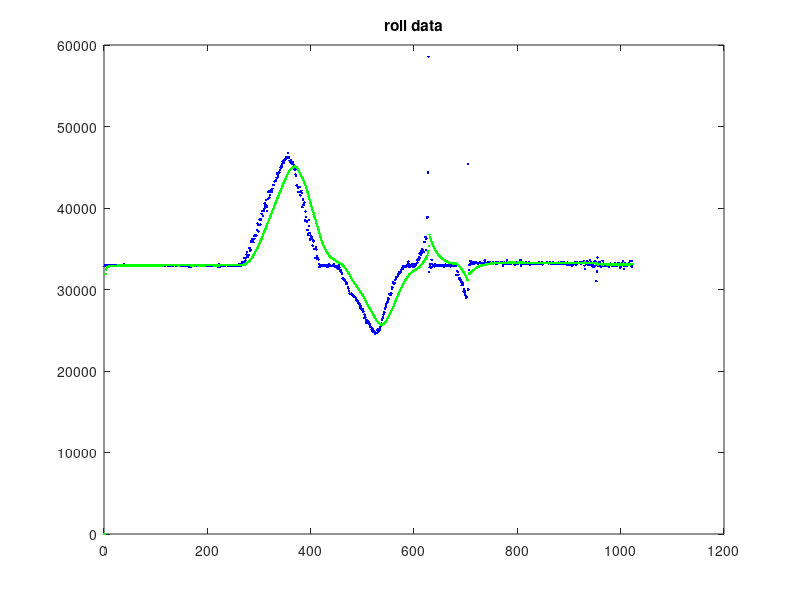
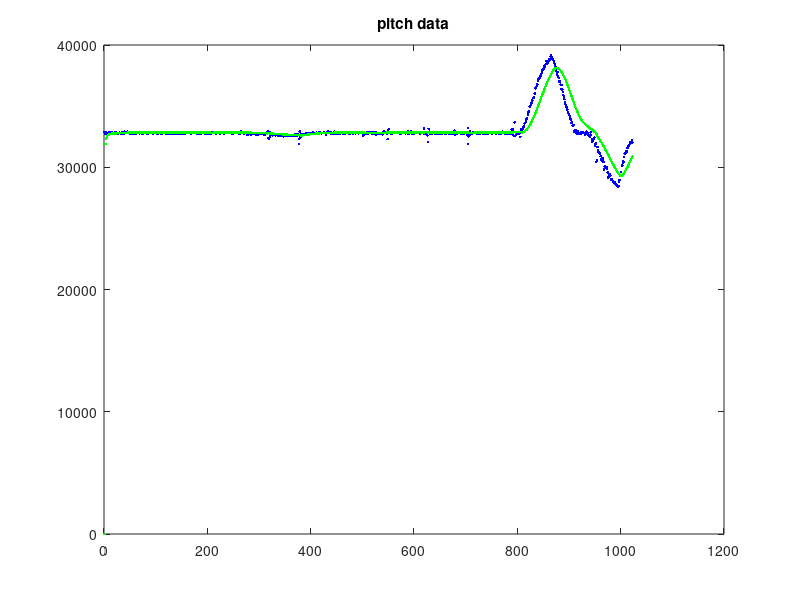
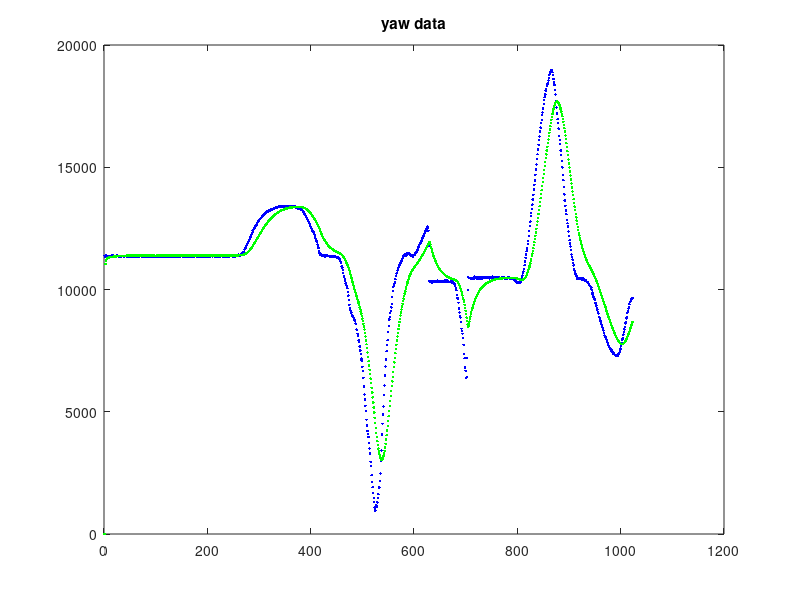

Recreate these plots in MATLAB, in order.

infile = fopen('TEST2.txt','r');
data_in = fscanf(infile,'%f');
outfile = fopen('Result.txt','r');
data_out = fscanf(outfile,'%f');

X = 1:length(data_out)/3;
x = 1:length(data_out)/3;

i = 1;
j = 1;
data_in_roll = zeros(length(data_out)/3,1);
data_out_roll = zeros(length(data_out)/3,1);
while (i<=3*length(data_out)/3)
    data_out_roll(j) = data_out(i);
    i = i+3;
    j = j+1;
end
j=1;
i =1;
while (i<=3*length(data_out)/3)
    data_in_roll(j) = data_in(i);
    i = i+3;
    j= j +1;
end
data_in_pitch = zeros(length(data_out)/3,1);
data_out_pitch = zeros(length(data_out)/3,1);
j=1;
i=2;
while (i<=3*length(data_out)/3)
    data_out_pitch(j) = data_out(i);
    i = i+3;
    j = j+1;
end
j=1;
i=2;
while (i<=3*length(data_out)/3)
    data_in_pitch(j) = data_in(i);
    i = i+3;
    j= j +1;
end
j=1;
i=3;
data_in_yaw = zeros(length(data_out)/3,1);
data_out_yaw = zeros(length(data_out)/3,1);
while (i<=3*length(data_out)/3)
    data_out_yaw(j) = data_out(i);
    i = i+3;
    j = j+1;
end
j=1;
i=3;
while (i<=3*length(data_out)/3)
    data_in_yaw(j) = data_in(i);
    i = i+3;
    j= j +1;
end

figure(1);

plot(X,data_in_roll,'b.');
hold on;
plot(x,data_out_roll,'g.');
title('roll data');
figure(2);

plot(X,data_in_pitch,'b.');
hold on;
plot(x,data_out_pitch,'g.');
title('pitch data');
figure(3);

plot(X,data_in_yaw,'b.');
hold on;
plot(x,data_out_yaw,'g.');
title('yaw data');